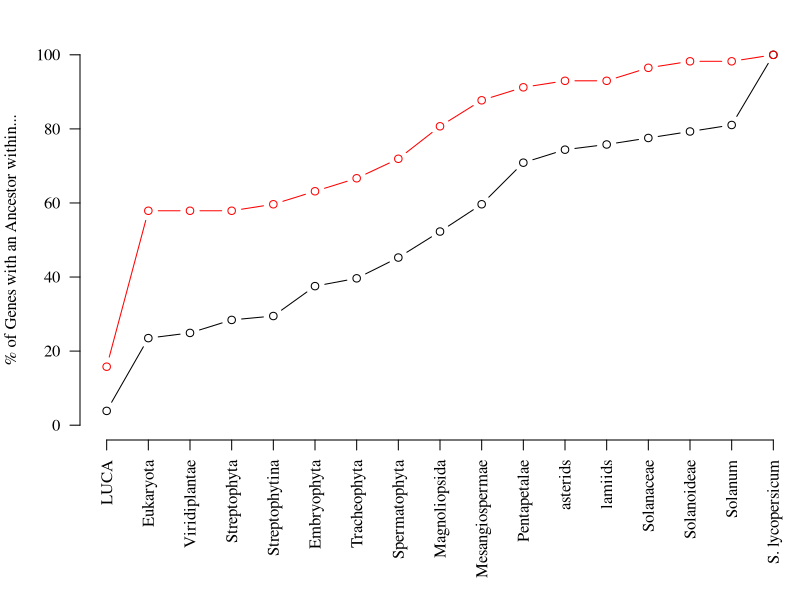

Source code (R):
d = read.csv("results/combined_deepest_levels.csv")

freqs = reshape(data.frame(table(d$deepest_level, d$set)), direction="wide", timevar="Var2", idvar="Var1")
freqs$Var1 = as.numeric(freqs$Var1)
freqs$p.hs_core = cumsum(freqs$Freq.hs_core)/sum(freqs$Freq.hs_core) * 100
freqs$p.random = cumsum(freqs$Freq.random)/sum(freqs$Freq.random) * 100

labels = scan("clades_hierarchy.txt", character())[(min(d$deepest_level)+1):(max(d$deepest_level)+1)]
labels[length(labels)] = "S. lycopersicum"

pdf("results/plots/4.1_oldest_orthologs.pdf")
par(mar=c(8,4,2,0), family="serif")
plot(freqs$Var1, freqs$p.random, ylim=c(0,100), type="b", axes=F, xlab="", ylab="% of Genes with an Ancestor within...")
axis(side = 2, las=2)
axis(side = 1, labels=labels, at=c(1:length(labels)), las=2)

lines(freqs$Var1, freqs$p.hs_core, type="b", col="red")
dev.off()